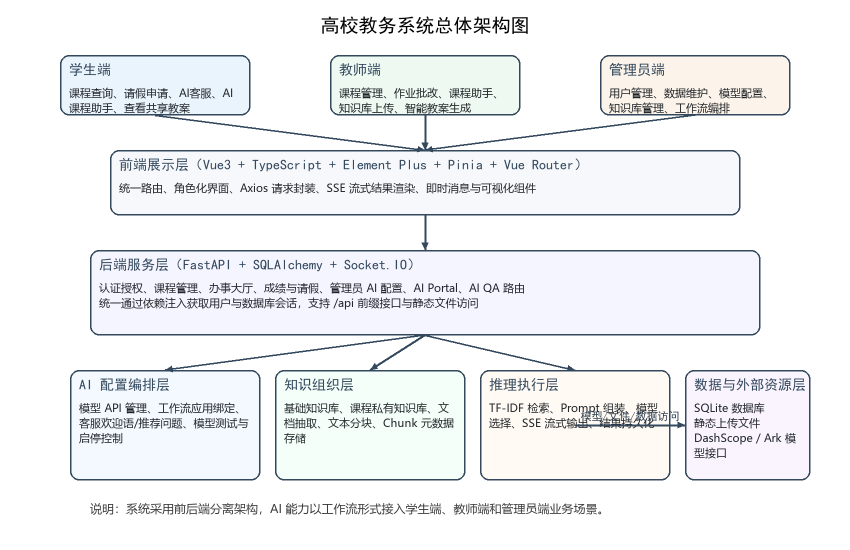
#> input picture generated/thesis_assets/fig_2_1_system_architecture.png, 1700 x 1100 px (shown at 1/2 size)
$ python recolor_system_arch_black_v1.py
#> lines starting #> are read from the running program, lines starting #| are printed output that depends on the picture; after the words box and inside, x2 and y2 are one past the last pixel; in counts of white or black regions, pixels touching at a corner belong together
from __future__ import annotations

from pathlib import Path

from PIL import Image


ROOT = Path(__file__).resolve().parents[1]
ASSET_DIR = ROOT / "generated" / "thesis_assets"


def recolor_nonwhite_to_black(src: Path, dest: Path, white_threshold: int = 248) -> None:
#> called with white_threshold = 248
    img = Image.open(src).convert("RGB")
#> img is the input picture: PIL image 1700x1100 RGB; mean R, G, B 238.2, 239.7, 241.8
    pixels = img.load()
    width, height = img.size
#> width = 1700; height = 1100

    for y in range(height):
        for x in range(width):
            r, g, b = pixels[x, y]
            if r >= white_threshold and g >= white_threshold and b >= white_threshold:
                pixels[x, y] = (255, 255, 255)
            else:
                pixels[x, y] = (0, 0, 0)

    img.save(dest, quality=95)
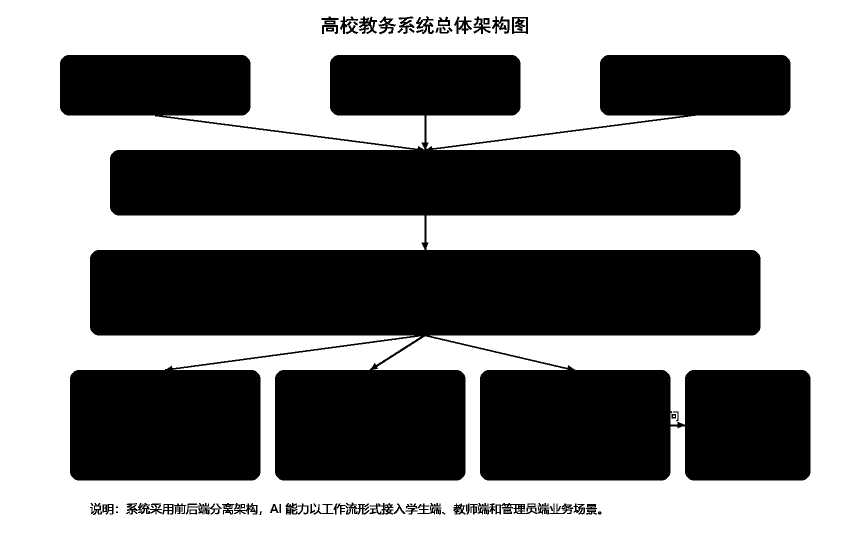
#> saved as fig_2_1_system_architecture_black_v2.png: PIL image 1700x1100 RGB (shown at 1/2 size); 53.9% white; 81 black regions (6 under 20 px), largest, box (x1, y1, x2, y2) and area: (120, 110, 1621, 961) 845648, (1003, 1006, 1099, 1029) 956, (276, 1006, 347, 1029) 761


def main() -> None:
    src = ASSET_DIR / "fig_2_1_system_architecture.png"
    dest = ASSET_DIR / "fig_2_1_system_architecture_black_v2.png"
    recolor_nonwhite_to_black(src, dest)
    print(dest)


if __name__ == "__main__":
    main()

$ run again, with frontend/manual/screens/admin_resource-management.png copied over generated/thesis_assets/fig_2_1_system_architecture.png
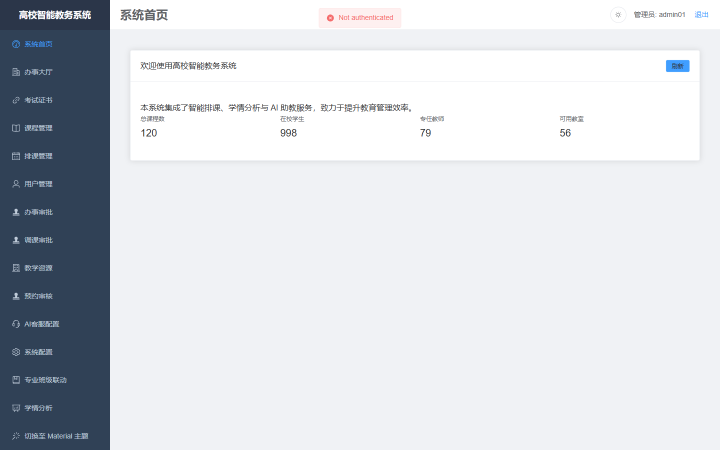
#> input picture frontend/manual/screens/admin_resource-management.png, 1440 x 900 px (shown at 1/2 size)
#> in recolor_nonwhite_to_black, img is the input picture: PIL image 1440x900 RGB; mean R, G, B 213.9, 217.6, 222.7
#> in recolor_nonwhite_to_black, `img.save(dest, quality=95)`:
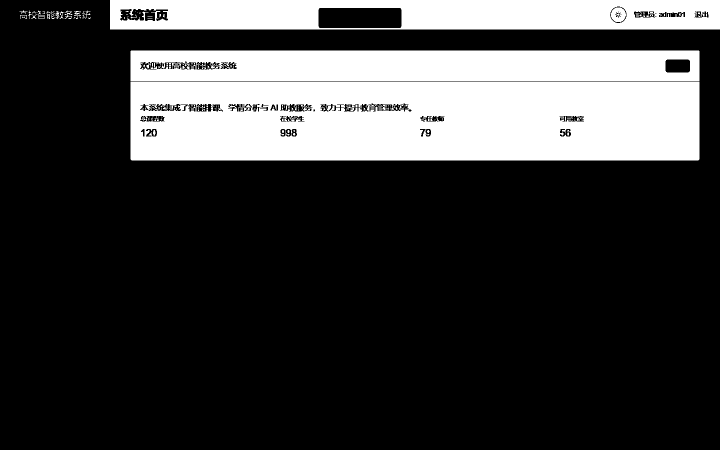
#> saved as fig_2_1_system_architecture_black_v2.png: PIL image 1440x900 RGB (shown at 1/2 size); 23.4% white; 245 white regions (212 under 20 px), largest, box (x1, y1, x2, y2) and area: (261, 163, 1399, 321) 172683, (261, 101, 1399, 162) 66201, (220, 0, 1440, 59) 61787
